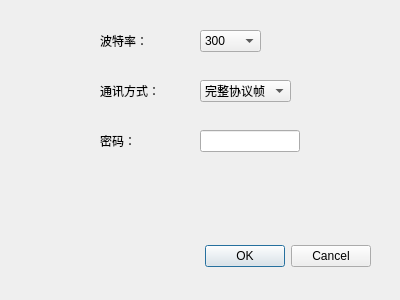
<?xml version="1.0" encoding="UTF-8"?>
<ui version="4.0">
 <class>CommunicationSet</class>
 <widget class="QDialog" name="CommunicationSet">
  <property name="geometry">
   <rect>
    <x>0</x>
    <y>0</y>
    <width>400</width>
    <height>300</height>
   </rect>
  </property>
  <property name="minimumSize">
   <size>
    <width>400</width>
    <height>300</height>
   </size>
  </property>
  <property name="maximumSize">
   <size>
    <width>400</width>
    <height>300</height>
   </size>
  </property>
  <property name="windowTitle">
   <string>Dialog</string>
  </property>
  <widget class="QDialogButtonBox" name="buttonBox">
   <property name="geometry">
    <rect>
     <x>30</x>
     <y>240</y>
     <width>341</width>
     <height>32</height>
    </rect>
   </property>
   <property name="orientation">
    <enum>Qt::Horizontal</enum>
   </property>
   <property name="standardButtons">
    <set>QDialogButtonBox::Cancel|QDialogButtonBox::Ok</set>
   </property>
  </widget>
  <widget class="QLabel" name="label">
   <property name="geometry">
    <rect>
     <x>100</x>
     <y>80</y>
     <width>91</width>
     <height>22</height>
    </rect>
   </property>
   <property name="text">
    <string>通讯方式：</string>
   </property>
  </widget>
  <widget class="QComboBox" name="comboBox_FrameWay">
   <property name="geometry">
    <rect>
     <x>200</x>
     <y>80</y>
     <width>91</width>
     <height>22</height>
    </rect>
   </property>
   <item>
    <property name="text">
     <string>完整协议帧</string>
    </property>
   </item>
   <item>
    <property name="text">
     <string>单个协议帧</string>
    </property>
   </item>
  </widget>
  <widget class="QLabel" name="label_2">
   <property name="geometry">
    <rect>
     <x>100</x>
     <y>30</y>
     <width>91</width>
     <height>22</height>
    </rect>
   </property>
   <property name="text">
    <string>波特率：</string>
   </property>
  </widget>
  <widget class="QComboBox" name="comboBox_Baud">
   <property name="geometry">
    <rect>
     <x>200</x>
     <y>30</y>
     <width>61</width>
     <height>22</height>
    </rect>
   </property>
   <item>
    <property name="text">
     <string>300</string>
    </property>
   </item>
   <item>
    <property name="text">
     <string>600</string>
    </property>
   </item>
   <item>
    <property name="text">
     <string>1200</string>
    </property>
   </item>
   <item>
    <property name="text">
     <string>2400</string>
    </property>
   </item>
   <item>
    <property name="text">
     <string>4800</string>
    </property>
   </item>
   <item>
    <property name="text">
     <string>9600</string>
    </property>
   </item>
   <item>
    <property name="text">
     <string>19200</string>
    </property>
   </item>
  </widget>
  <widget class="QLabel" name="label_3">
   <property name="geometry">
    <rect>
     <x>100</x>
     <y>130</y>
     <width>91</width>
     <height>22</height>
    </rect>
   </property>
   <property name="text">
    <string>密码：</string>
   </property>
  </widget>
  <widget class="QLineEdit" name="lineEdit_Password">
   <property name="geometry">
    <rect>
     <x>200</x>
     <y>130</y>
     <width>100</width>
     <height>22</height>
    </rect>
   </property>
   <property name="text">
    <string/>
   </property>
  </widget>
 </widget>
 <resources/>
 <connections>
  <connection>
   <sender>buttonBox</sender>
   <signal>accepted()</signal>
   <receiver>CommunicationSet</receiver>
   <slot>accept()</slot>
   <hints>
    <hint type="sourcelabel">
     <x>248</x>
     <y>254</y>
    </hint>
    <hint type="destinationlabel">
     <x>157</x>
     <y>274</y>
    </hint>
   </hints>
  </connection>
  <connection>
   <sender>buttonBox</sender>
   <signal>rejected()</signal>
   <receiver>CommunicationSet</receiver>
   <slot>reject()</slot>
   <hints>
    <hint type="sourcelabel">
     <x>316</x>
     <y>260</y>
    </hint>
    <hint type="destinationlabel">
     <x>286</x>
     <y>274</y>
    </hint>
   </hints>
  </connection>
 </connections>
</ui>
